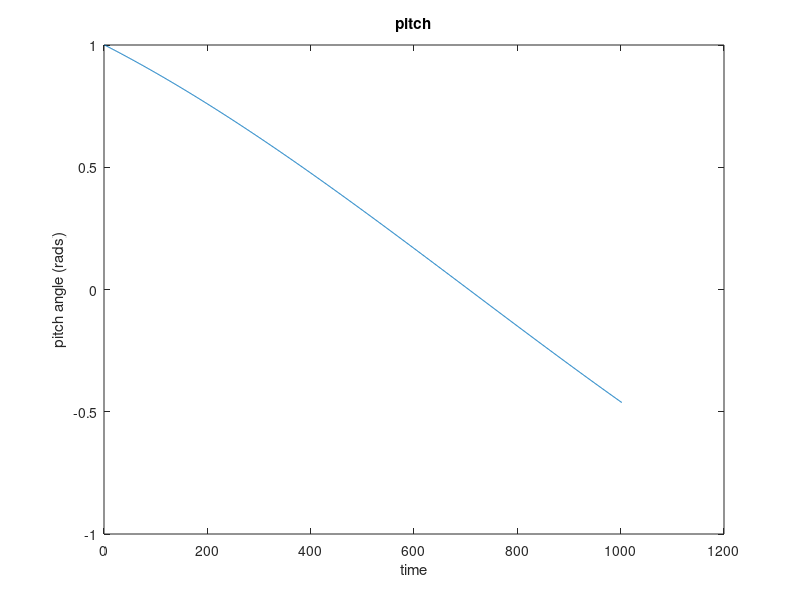
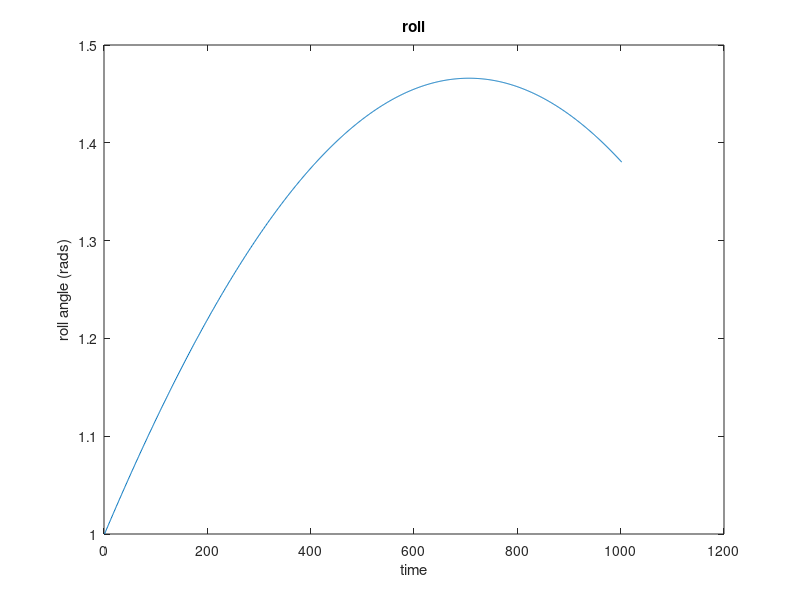
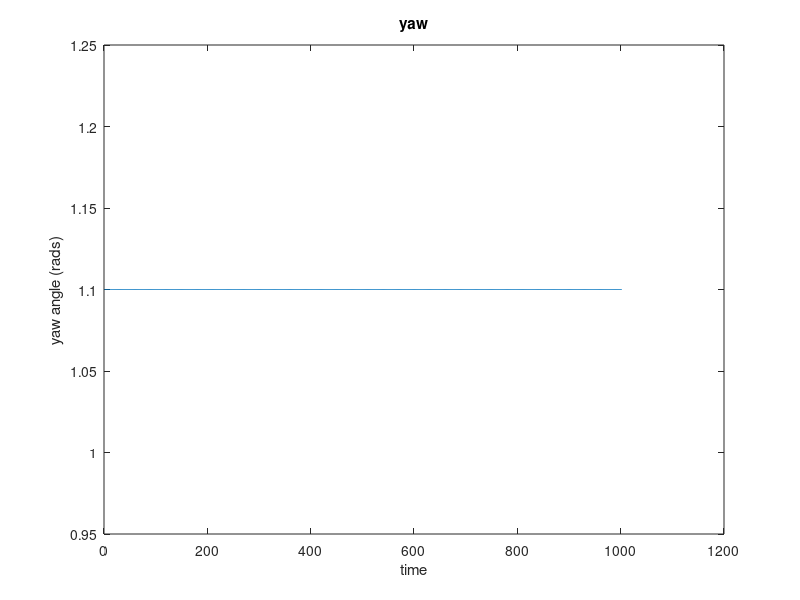

MATLAB code for these plots, in order:
% phi represents Euler angles about x body axis
% theta represents Euler angles about y body axis
% psi represents Euler angles about z body axis
% L is distance from pivot to motor
% I is the body inertial matrix
% I_x, I_y, I_z are the inertia in x, y and z respectively
% u1 is vertical force input
% u2 is pitch moment input
% u3 is roll moment input
% u4 is yaw moment input

%  system
% X and Y are horizontal plane and Z is vertical plane
% 
clear all;
close all;

L =1;           % 1 meter
I_x = 1210 ; 
I_y = 1226
I_z = 1089

phi_dd = 0.5;   %rad
phi_d = 1;      %rad
phi = 0;        %rad

theta_dd = 0.5; %rad
theta_d = 1;    %rad
theta = 0;      %rad

psi_dd = 0.5;   %rad
psi_d = 1.1;    %rad
psi = 0;        %rad

% rads/sec
omega1 = 100;    %CW
omega2 = 100;   %CCW
omega3 = 100;   %CW
omega4 = 100;   %CCW

K_t = 0.5;  % Thrust constant
K_d = 0.7;  % Drag constant

% Inputs
u1 = K_t*(omega1^2 + omega2^2 + omega3^2 + omega4^2);
u2 = K_t*(omega1^2 - omega3^2);
u3 = K_t*(omega2^2 - omega4^2);
u4 = K_d*(omega2^2 + omega4^2 - omega1^2 - omega3^2)

% Sampling time
T = 0.01;
k = 1; 
for t = 0:T:10
    % System Equations
    phi_dd(k+1,:) = (I_y - I_z )/I_x*theta_d(k,:)*psi_d(k,:) + L/I_x*u3;
    theta_dd(k+1,:) = (I_z - I_x)/I_y*phi_d(k,:)*psi_d(k,:) + L/I_y*u2; 
    psi_dd(k+1,:) =  L/I_z*u4;

    phi_d(k+1,:) = phi_d(k,:) + T*phi_dd(k+1,:);
    theta_d(k+1,:) = theta_d(k,:) + T*theta_dd(k+1,:);
    psi_d(k+1,:) = psi_d(k,:) + T*psi_dd(k+1,:);
    
    phi(k+1,:) = phi(k,:) + T*phi_d(k+1,:);
    theta(k+1,:) = theta(k,:) + T*theta_d(k+1,:);
    psi(k+1,:) = psi(k,:) + T*psi_d(k+1,:);
    
    k = k+1;
end

% Plots
figure;plot(theta_d);
title('pitch')
xlabel('time')
ylabel('pitch angle (rads)')
figure;plot(phi_d);
title('roll')
xlabel('time')
ylabel('roll angle (rads)')

figure;plot(psi_d);   
title('yaw')
xlabel('time')
ylabel('yaw angle (rads)')
    